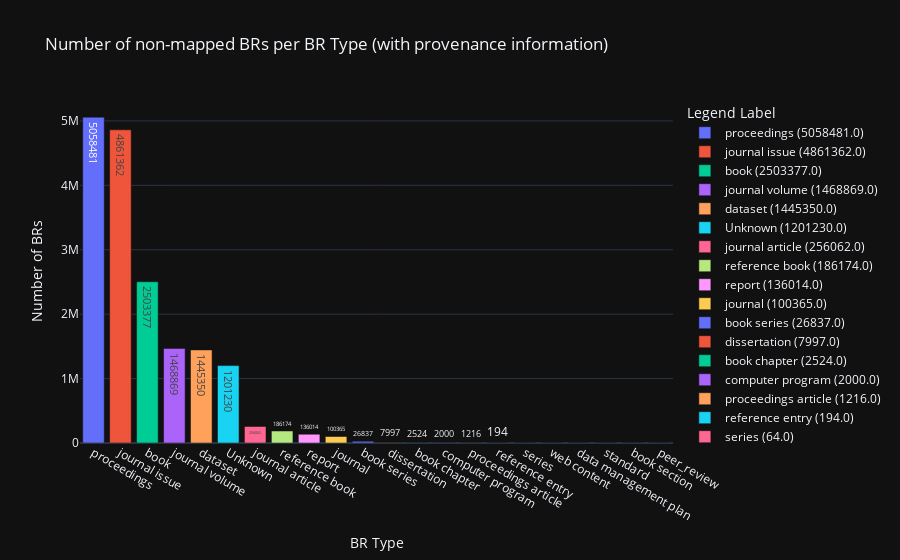

Write notebook code for a chart like this one.
### Code cell
import plotly.express as px
import pandas as pd
import chart_studio.plotly as csp



# Create a DataFrame to make it easier to work with the data
df = pd.DataFrame(sorted_res).T  # Transpose the DataFrame to have 'br types' as columns

# Sum the values for each 'br type'
df['Number of BRs'] = df.sum(axis=1)

# Reset the index to have 'br types' as a regular column
df.reset_index(inplace=True)
df.rename(columns={'index': 'BR Type'}, inplace=True)
df['BR Type'].replace('', 'Unknown', inplace=True)  # Replace empty type string with 'Unknown'

# Create a new column for the legend labels
df['Legend Label'] = df['BR Type'] + ' (' + df['Number of BRs'].astype(str) + ')'


# Create the bar chart
fig = px.bar(df, x='BR Type', y='Number of BRs', text='Number of BRs', color='Legend Label',
             labels={'Number of BRs': 'Number of BRs'},
             title='Number of non-mapped BRs per BR Type (with provenance information)',
             hover_name='Legend Label',
             # hover_data=df[df.columns[1:13]].fillna('0'),
             custom_data=df[df.columns[1:13]].fillna('0')
             )

# Customize the layout
fig.update_layout(xaxis_title='BR Type', yaxis_title='Number of BRs')

# display hover info for the sum of values in nested dictionaries

hover_template = '<b>%{hovertext}</b><br><br>' + \
                 'Number of BRs: %{y}<br><br>' + \
                 '<b>Provenance Data</b><br>' + \
                 'Crossref: %{customdata[0]}<br>' + \
                 'Zenodo: %{customdata[1]}<br>' + \
                 'Pubmed: %{customdata[2]}<br>' + \
                 'Zenodo + Crossref: %{customdata[3]}<br>' + \
                 'Datacite + Crossref: %{customdata[4]}<br>' + \
                 'Zenodo + Pubmed: %{customdata[5]}<br>' + \
                 'Pubmed + Crossref: %{customdata[6]}<br>' + \
                 'Zenodo + Crossref + PubMed: %{customdata[7]}<br>' + \
                    'Datacite: %{customdata[8]}<br>' + \
                    'Crossref + Zenodo + Datacite: %{customdata[9]}<br>' + \
                    'Datacite + Zenodo: %{customdata[10]}<br>' + \
                    'Zenodo + Datacite + PubMed: %{customdata[11]}<br>'

fig.update_traces(hovertemplate=hover_template)




fig.show()
csp.plot(fig, filename='non_mapped_brs_provenance', auto_open=False, sharing='public')#, fileopt='new')

### Figure 1 — Plotly figure (JSON) as saved in the notebook; plotly's stock layout.template omitted (floating-point values rounded to 4 significant figures)
{"data": [{"alignmentgroup": "True", "customdata": [[5046000.0, 11490.0, 786.0, 17.0, 1.0, null, null, null, null, null, null, null]], "hovertemplate": "<b>%{hovertext}</b><br><br>Number of BRs: %{y}<br><br><b>Provenance Data</b><br>Crossref: %{customdata[0]}<br>Zenodo: %{customdata[1]}<br>Pubmed: %{customdata[2]}<br>Zenodo + Crossref: %{customdata[3]}<br>Datacite + Crossref: %{customdata[4]}<br>Zenodo + Pubmed: %{customdata[5]}<br>Pubmed + Crossref: %{customdata[6]}<br>Zenodo + Crossref + PubMed: %{customdata[7]}<br>Datacite: %{customdata[8]}<br>Crossref + Zenodo + Datacite: %{customdata[9]}<br>Datacite + Zenodo: %{customdata[10]}<br>Zenodo + Datacite + PubMed: %{customdata[11]}<br>", "hovertext": ["proceedings (5058481.0)"], "legendgroup": "proceedings (5058481.0)", "marker": {"color": "#636efa", "pattern": {"shape": ""}}, "name": "proceedings (5058481.0)", "offsetgroup": "proceedings (5058481.0)", "orientation": "v", "showlegend": true, "text": [5058000.0], "textposition": "auto", "x": ["proceedings"], "xaxis": "x", "y": [5058000.0], "yaxis": "y", "type": "bar"}, {"alignmentgroup": "True", "customdata": [[4748000.0, 1075.0, 102100.0, 2867.0, 480.0, 3847.0, 3425.0, 25.0, 2.0, null, null, null]], "hovertemplate": "<b>%{hovertext}</b><br><br>Number of BRs: %{y}<br><br><b>Provenance Data</b><br>Crossref: %{customdata[0]}<br>Zenodo: %{customdata[1]}<br>Pubmed: %{customdata[2]}<br>Zenodo + Crossref: %{customdata[3]}<br>Datacite + Crossref: %{customdata[4]}<br>Zenodo + Pubmed: %{customdata[5]}<br>Pubmed + Crossref: %{customdata[6]}<br>Zenodo + Crossref + PubMed: %{customdata[7]}<br>Datacite: %{customdata[8]}<br>Crossref + Zenodo + Datacite: %{customdata[9]}<br>Datacite + Zenodo: %{customdata[10]}<br>Zenodo + Datacite + PubMed: %{customdata[11]}<br>", "hovertext": ["journal issue (4861362.0)"], "legendgroup": "journal issue (4861362.0)", "marker": {"color": "#EF553B", "pattern": {"shape": ""}}, "name": "journal issue (4861362.0)", "offsetgroup": "journal issue (4861362.0)", "orientation": "v", "showlegend": true, "text": [4861000.0], "textposition": "auto", "x": ["journal issue"], "xaxis": "x", "y": [4861000.0], "yaxis": "y", "type": "bar"}, {"alignmentgroup": "True", "customdata": [[2498000.0, 1247.0, 3757.0, 2.0, 29.0, null, null, null, 300.0, null, null, null]], "hovertemplate": "<b>%{hovertext}</b><br><br>Number of BRs: %{y}<br><br><b>Provenance Data</b><br>Crossref: %{customdata[0]}<br>Zenodo: %{customdata[1]}<br>Pubmed: %{customdata[2]}<br>Zenodo + Crossref: %{customdata[3]}<br>Datacite + Crossref: %{customdata[4]}<br>Zenodo + Pubmed: %{customdata[5]}<br>Pubmed + Crossref: %{customdata[6]}<br>Zenodo + Crossref + PubMed: %{customdata[7]}<br>Datacite: %{customdata[8]}<br>Crossref + Zenodo + Datacite: %{customdata[9]}<br>Datacite + Zenodo: %{customdata[10]}<br>Zenodo + Datacite + PubMed: %{customdata[11]}<br>", "hovertext": ["book (2503377.0)"], "legendgroup": "book (2503377.0)", "marker": {"color": "#00cc96", "pattern": {"shape": ""}}, "name": "book (2503377.0)", "offsetgroup": "book (2503377.0)", "orientation": "v", "showlegend": true, "text": [2503000.0], "textposition": "auto", "x": ["book"], "xaxis": "x", "y": [2503000.0], "yaxis": "y", "type": "bar"}, {"alignmentgroup": "True", "customdata": [[1441000.0, null, 22600.0, 1730.0, 436.0, 910.0, 2125.0, 27.0, 1.0, 1.0, null, null]], "hovertemplate": "<b>%{hovertext}</b><br><br>Number of BRs: %{y}<br><br><b>Provenance Data</b><br>Crossref: %{customdata[0]}<br>Zenodo: %{customdata[1]}<br>Pubmed: %{customdata[2]}<br>Zenodo + Crossref: %{customdata[3]}<br>Datacite + Crossref: %{customdata[4]}<br>Zenodo + Pubmed: %{customdata[5]}<br>Pubmed + Crossref: %{customdata[6]}<br>Zenodo + Crossref + PubMed: %{customdata[7]}<br>Datacite: %{customdata[8]}<br>Crossref + Zenodo + Datacite: %{customdata[9]}<br>Datacite + Zenodo: %{customdata[10]}<br>Zenodo + Datacite + PubMed: %{customdata[11]}<br>", "hovertext": ["journal volume (1468869.0)"], "legendgroup": "journal volume (1468869.0)", "marker": {"color": "#ab63fa", "pattern": {"shape": ""}}, "name": "journal volume (1468869.0)", "offsetgroup": "journal volume (1468869.0)", "orientation": "v", "showlegend": true, "text": [1469000.0], "textposition": "auto", "x": ["journal volume"], "xaxis": "x", "y": [1469000.0], "yaxis": "y", "type": "bar"}, {"alignmentgroup": "True", "customdata": [[55.0, 203200.0, null, 190.0, 3521.0, null, null, null, 1238000.0, 6.0, 165.0, null]], "hovertemplate": "<b>%{hovertext}</b><br><br>Number of BRs: %{y}<br><br><b>Provenance Data</b><br>Crossref: %{customdata[0]}<br>Zenodo: %{customdata[1]}<br>Pubmed: %{customdata[2]}<br>Zenodo + Crossref: %{customdata[3]}<br>Datacite + Crossref: %{customdata[4]}<br>Zenodo + Pubmed: %{customdata[5]}<br>Pubmed + Crossref: %{customdata[6]}<br>Zenodo + Crossref + PubMed: %{customdata[7]}<br>Datacite: %{customdata[8]}<br>Crossref + Zenodo + Datacite: %{customdata[9]}<br>Datacite + Zenodo: %{customdata[10]}<br>Zenodo + Datacite + PubMed: %{customdata[11]}<br>", "hovertext": ["dataset (1445350.0)"], "legendgroup": "dataset (1445350.0)", "marker": {"color": "#FFA15A", "pattern": {"shape": ""}}, "name": "dataset (1445350.0)", "offsetgroup": "dataset (1445350.0)", "orientation": "v", "showlegend": true, "text": [1445000.0], "textposition": "auto", "x": ["dataset"], "xaxis": "x", "y": [1445000.0], "yaxis": "y", "type": "bar"}, {"alignmentgroup": "True", "customdata": [[683600.0, 355100.0, 154.0, 16.0, 287.0, null, null, null, 162100.0, null, null, null]], "hovertemplate": "<b>%{hovertext}</b><br><br>Number of BRs: %{y}<br><br><b>Provenance Data</b><br>Crossref: %{customdata[0]}<br>Zenodo: %{customdata[1]}<br>Pubmed: %{customdata[2]}<br>Zenodo + Crossref: %{customdata[3]}<br>Datacite + Crossref: %{customdata[4]}<br>Zenodo + Pubmed: %{customdata[5]}<br>Pubmed + Crossref: %{customdata[6]}<br>Zenodo + Crossref + PubMed: %{customdata[7]}<br>Datacite: %{customdata[8]}<br>Crossref + Zenodo + Datacite: %{customdata[9]}<br>Datacite + Zenodo: %{customdata[10]}<br>Zenodo + Datacite + PubMed: %{customdata[11]}<br>", "hovertext": ["Unknown (1201230.0)"], "legendgroup": "Unknown (1201230.0)", "marker": {"color": "#19d3f3", "pattern": {"shape": ""}}, "name": "Unknown (1201230.0)", "offsetgroup": "Unknown (1201230.0)", "orientation": "v", "showlegend": true, "text": [1201000.0], "textposition": "auto", "x": ["Unknown"], "xaxis": "x", "y": [1201000.0], "yaxis": "y", "type": "bar"}, {"alignmentgroup": "True", "customdata": [[6775.0, 202000.0, 42100.0, 59.0, 7.0, 374.0, 3611.0, 33.0, 1076.0, null, null, null]], "hovertemplate": "<b>%{hovertext}</b><br><br>Number of BRs: %{y}<br><br><b>Provenance Data</b><br>Crossref: %{customdata[0]}<br>Zenodo: %{customdata[1]}<br>Pubmed: %{customdata[2]}<br>Zenodo + Crossref: %{customdata[3]}<br>Datacite + Crossref: %{customdata[4]}<br>Zenodo + Pubmed: %{customdata[5]}<br>Pubmed + Crossref: %{customdata[6]}<br>Zenodo + Crossref + PubMed: %{customdata[7]}<br>Datacite: %{customdata[8]}<br>Crossref + Zenodo + Datacite: %{customdata[9]}<br>Datacite + Zenodo: %{customdata[10]}<br>Zenodo + Datacite + PubMed: %{customdata[11]}<br>", "hovertext": ["journal article (256062.0)"], "legendgroup": "journal article (256062.0)", "marker": {"color": "#FF6692", "pattern": {"shape": ""}}, "name": "journal article (256062.0)", "offsetgroup": "journal article (256062.0)", "orientation": "v", "showlegend": true, "text": [256100.0], "textposition": "auto", "x": ["journal article"], "xaxis": "x", "y": [256100.0], "yaxis": "y", "type": "bar"}, {"alignmentgroup": "True", "customdata": [[186200.0, null, 1.0, null, null, null, null, null, null, null, null, null]], "hovertemplate": "<b>%{hovertext}</b><br><br>Number of BRs: %{y}<br><br><b>Provenance Data</b><br>Crossref: %{customdata[0]}<br>Zenodo: %{customdata[1]}<br>Pubmed: %{customdata[2]}<br>Zenodo + Crossref: %{customdata[3]}<br>Datacite + Crossref: %{customdata[4]}<br>Zenodo + Pubmed: %{customdata[5]}<br>Pubmed + Crossref: %{customdata[6]}<br>Zenodo + Crossref + PubMed: %{customdata[7]}<br>Datacite: %{customdata[8]}<br>Crossref + Zenodo + Datacite: %{customdata[9]}<br>Datacite + Zenodo: %{customdata[10]}<br>Zenodo + Datacite + PubMed: %{customdata[11]}<br>", "hovertext": ["reference book (186174.0)"], "legendgroup": "reference book (186174.0)", "marker": {"color": "#B6E880", "pattern": {"shape": ""}}, "name": "reference book (186174.0)", "offsetgroup": "reference book (186174.0)", "orientation": "v", "showlegend": true, "text": [186200.0], "textposition": "auto", "x": ["reference book"], "xaxis": "x", "y": [186200.0], "yaxis": "y", "type": "bar"}, {"alignmentgroup": "True", "customdata": [[30.0, 1994.0, null, null, 115.0, null, null, null, 133900.0, 3.0, 6.0, null]], "hovertemplate": "<b>%{hovertext}</b><br><br>Number of BRs: %{y}<br><br><b>Provenance Data</b><br>Crossref: %{customdata[0]}<br>Zenodo: %{customdata[1]}<br>Pubmed: %{customdata[2]}<br>Zenodo + Crossref: %{customdata[3]}<br>Datacite + Crossref: %{customdata[4]}<br>Zenodo + Pubmed: %{customdata[5]}<br>Pubmed + Crossref: %{customdata[6]}<br>Zenodo + Crossref + PubMed: %{customdata[7]}<br>Datacite: %{customdata[8]}<br>Crossref + Zenodo + Datacite: %{customdata[9]}<br>Datacite + Zenodo: %{customdata[10]}<br>Zenodo + Datacite + PubMed: %{customdata[11]}<br>", "hovertext": ["report (136014.0)"], "legendgroup": "report (136014.0)", "marker": {"color": "#FF97FF", "pattern": {"shape": ""}}, "name": "report (136014.0)", "offsetgroup": "report (136014.0)", "orientation": "v", "showlegend": true, "text": [136000.0], "textposition": "auto", "x": ["report"], "xaxis": "x", "y": [136000.0], "yaxis": "y", "type": "bar"}, {"alignmentgroup": "True", "customdata": [[58650.0, 19.0, 41640.0, 5.0, 1.0, 38.0, 6.0, null, 7.0, null, null, null]], "hovertemplate": "<b>%{hovertext}</b><br><br>Number of BRs: %{y}<br><br><b>Provenance Data</b><br>Crossref: %{customdata[0]}<br>Zenodo: %{customdata[1]}<br>Pubmed: %{customdata[2]}<br>Zenodo + Crossref: %{customdata[3]}<br>Datacite + Crossref: %{customdata[4]}<br>Zenodo + Pubmed: %{customdata[5]}<br>Pubmed + Crossref: %{customdata[6]}<br>Zenodo + Crossref + PubMed: %{customdata[7]}<br>Datacite: %{customdata[8]}<br>Crossref + Zenodo + Datacite: %{customdata[9]}<br>Datacite + Zenodo: %{customdata[10]}<br>Zenodo + Datacite + PubMed: %{customdata[11]}<br>", "hovertext": ["journal (100365.0)"], "legendgroup": "journal (100365.0)", "marker": {"color": "#FECB52", "pattern": {"shape": ""}}, "name": "journal (100365.0)", "offsetgroup": "journal (100365.0)", "orientation": "v", "showlegend": true, "text": [100400.0], "textposition": "auto", "x": ["journal"], "xaxis": "x", "y": [100400.0], "yaxis": "y", "type": "bar"}, {"alignmentgroup": "True", "customdata": [[26830.0, null, 2.0, null, null, null, null, null, 1.0, null, null, null]], "hovertemplate": "<b>%{hovertext}</b><br><br>Number of BRs: %{y}<br><br><b>Provenance Data</b><br>Crossref: %{customdata[0]}<br>Zenodo: %{customdata[1]}<br>Pubmed: %{customdata[2]}<br>Zenodo + Crossref: %{customdata[3]}<br>Datacite + Crossref: %{customdata[4]}<br>Zenodo + Pubmed: %{customdata[5]}<br>Pubmed + Crossref: %{customdata[6]}<br>Zenodo + Crossref + PubMed: %{customdata[7]}<br>Datacite: %{customdata[8]}<br>Crossref + Zenodo + Datacite: %{customdata[9]}<br>Datacite + Zenodo: %{customdata[10]}<br>Zenodo + Datacite + PubMed: %{customdata[11]}<br>", "hovertext": ["book series (26837.0)"], "legendgroup": "book series (26837.0)", "marker": {"color": "#636efa", "pattern": {"shape": ""}}, "name": "book series (26837.0)", "offsetgroup": "book series (26837.0)", "orientation": "v", "showlegend": true, "text": [26840.0], "textposition": "auto", "x": ["book series"], "xaxis": "x", "y": [26840.0], "yaxis": "y", "type": "bar"}, {"alignmentgroup": "True", "customdata": [[6.0, 7983.0, null, 5.0, null, null, null, null, 3.0, null, null, null]], "hovertemplate": "<b>%{hovertext}</b><br><br>Number of BRs: %{y}<br><br><b>Provenance Data</b><br>Crossref: %{customdata[0]}<br>Zenodo: %{customdata[1]}<br>Pubmed: %{customdata[2]}<br>Zenodo + Crossref: %{customdata[3]}<br>Datacite + Crossref: %{customdata[4]}<br>Zenodo + Pubmed: %{customdata[5]}<br>Pubmed + Crossref: %{customdata[6]}<br>Zenodo + Crossref + PubMed: %{customdata[7]}<br>Datacite: %{customdata[8]}<br>Crossref + Zenodo + Datacite: %{customdata[9]}<br>Datacite + Zenodo: %{customdata[10]}<br>Zenodo + Datacite + PubMed: %{customdata[11]}<br>", "hovertext": ["dissertation (7997.0)"], "legendgroup": "dissertation (7997.0)", "marker": {"color": "#EF553B", "pattern": {"shape": ""}}, "name": "dissertation (7997.0)", "offsetgroup": "dissertation (7997.0)", "orientation": "v", "showlegend": true, "text": [7997.0], "textposition": "auto", "x": ["dissertation"], "xaxis": "x", "y": [7997.0], "yaxis": "y", "type": "bar"}, {"alignmentgroup": "True", "customdata": [[1656.0, 691.0, null, null, null, null, 15.0, null, 162.0, null, null, null]], "hovertemplate": "<b>%{hovertext}</b><br><br>Number of BRs: %{y}<br><br><b>Provenance Data</b><br>Crossref: %{customdata[0]}<br>Zenodo: %{customdata[1]}<br>Pubmed: %{customdata[2]}<br>Zenodo + Crossref: %{customdata[3]}<br>Datacite + Crossref: %{customdata[4]}<br>Zenodo + Pubmed: %{customdata[5]}<br>Pubmed + Crossref: %{customdata[6]}<br>Zenodo + Crossref + PubMed: %{customdata[7]}<br>Datacite: %{customdata[8]}<br>Crossref + Zenodo + Datacite: %{customdata[9]}<br>Datacite + Zenodo: %{customdata[10]}<br>Zenodo + Datacite + PubMed: %{customdata[11]}<br>", "hovertext": ["book chapter (2524.0)"], "legendgroup": "book chapter (2524.0)", "marker": {"color": "#00cc96", "pattern": {"shape": ""}}, "name": "book chapter (2524.0)", "offsetgroup": "book chapter (2524.0)", "orientation": "v", "showlegend": true, "text": [2524.0], "textposition": "auto", "x": ["book chapter"], "xaxis": "x", "y": [2524.0], "yaxis": "y", "type": "bar"}, {"alignmentgroup": "True", "customdata": [[null, 1992.0, null, 5.0, null, null, null, null, null, null, 3.0, null]], "hovertemplate": "<b>%{hovertext}</b><br><br>Number of BRs: %{y}<br><br><b>Provenance Data</b><br>Crossref: %{customdata[0]}<br>Zenodo: %{customdata[1]}<br>Pubmed: %{customdata[2]}<br>Zenodo + Crossref: %{customdata[3]}<br>Datacite + Crossref: %{customdata[4]}<br>Zenodo + Pubmed: %{customdata[5]}<br>Pubmed + Crossref: %{customdata[6]}<br>Zenodo + Crossref + PubMed: %{customdata[7]}<br>Datacite: %{customdata[8]}<br>Crossref + Zenodo + Datacite: %{customdata[9]}<br>Datacite + Zenodo: %{customdata[10]}<br>Zenodo + Datacite + PubMed: %{customdata[11]}<br>", "hovertext": ["computer program (2000.0)"], "legendgroup": "computer program (2000.0)", "marker": {"color": "#ab63fa", "pattern": {"shape": ""}}, "name": "computer program (2000.0)", "offsetgroup": "computer program (2000.0)", "orientation": "v", "showlegend": true, "text": [2000.0], "textposition": "auto", "x": ["computer program"], "xaxis": "x", "y": [2000.0], "yaxis": "y", "type": "bar"}, {"alignmentgroup": "True", "customdata": [[1210.0, null, null, null, null, null, null, null, 6.0, null, null, null]], "hovertemplate": "<b>%{hovertext}</b><br><br>Number of BRs: %{y}<br><br><b>Provenance Data</b><br>Crossref: %{customdata[0]}<br>Zenodo: %{customdata[1]}<br>Pubmed: %{customdata[2]}<br>Zenodo + Crossref: %{customdata[3]}<br>Datacite + Crossref: %{customdata[4]}<br>Zenodo + Pubmed: %{customdata[5]}<br>Pubmed + Crossref: %{customdata[6]}<br>Zenodo + Crossref + PubMed: %{customdata[7]}<br>Datacite: %{customdata[8]}<br>Crossref + Zenodo + Datacite: %{customdata[9]}<br>Datacite + Zenodo: %{customdata[10]}<br>Zenodo + Datacite + PubMed: %{customdata[11]}<br>", "hovertext": ["proceedings article (1216.0)"], "legendgroup": "proceedings article (1216.0)", "marker": {"color": "#FFA15A", "pattern": {"shape": ""}}, "name": "proceedings article (1216.0)", "offsetgroup": "proceedings article (1216.0)", "orientation": "v", "showlegend": true, "text": [1216.0], "textposition": "auto", "x": ["proceedings article"], "xaxis": "x", "y": [1216.0], "yaxis": "y", "type": "bar"}, {"alignmentgroup": "True", "customdata": [[192.0, null, null, null, null, null, 2.0, null, null, null, null, null]], "hovertemplate": "<b>%{hovertext}</b><br><br>Number of BRs: %{y}<br><br><b>Provenance Data</b><br>Crossref: %{customdata[0]}<br>Zenodo: %{customdata[1]}<br>Pubmed: %{customdata[2]}<br>Zenodo + Crossref: %{customdata[3]}<br>Datacite + Crossref: %{customdata[4]}<br>Zenodo + Pubmed: %{customdata[5]}<br>Pubmed + Crossref: %{customdata[6]}<br>Zenodo + Crossref + PubMed: %{customdata[7]}<br>Datacite: %{customdata[8]}<br>Crossref + Zenodo + Datacite: %{customdata[9]}<br>Datacite + Zenodo: %{customdata[10]}<br>Zenodo + Datacite + PubMed: %{customdata[11]}<br>", "hovertext": ["reference entry (194.0)"], "legendgroup": "reference entry (194.0)", "marker": {"color": "#19d3f3", "pattern": {"shape": ""}}, "name": "reference entry (194.0)", "offsetgroup": "reference entry (194.0)", "orientation": "v", "showlegend": true, "text": [194.0], "textposition": "auto", "x": ["reference entry"], "xaxis": "x", "y": [194.0], "yaxis": "y", "type": "bar"}, {"alignmentgroup": "True", "customdata": [[28.0, null, 16.0, null, null, null, null, null, 19.0, null, null, 1.0]], "hovertemplate": "<b>%{hovertext}</b><br><br>Number of BRs: %{y}<br><br><b>Provenance Data</b><br>Crossref: %{customdata[0]}<br>Zenodo: %{customdata[1]}<br>Pubmed: %{customdata[2]}<br>Zenodo + Crossref: %{customdata[3]}<br>Datacite + Crossref: %{customdata[4]}<br>Zenodo + Pubmed: %{customdata[5]}<br>Pubmed + Crossref: %{customdata[6]}<br>Zenodo + Crossref + PubMed: %{customdata[7]}<br>Datacite: %{customdata[8]}<br>Crossref + Zenodo + Datacite: %{customdata[9]}<br>Datacite + Zenodo: %{customdata[10]}<br>Zenodo + Datacite + PubMed: %{customdata[11]}<br>", "hovertext": ["series (64.0)"], "legendgroup": "series (64.0)", "marker": {"color": "#FF6692", "pattern": {"shape": ""}}, "name": "series (64.0)", "offsetgroup": "series (64.0)", "orientation": "v", "showlegend": true, "text": [64.0], "textposition": "auto", "x": ["series"], "xaxis": "x", "y": [64.0], "yaxis": "y", "type": "bar"}, {"alignmentgroup": "True", "customdata": [[56.0, null, null, null, null, null, null, null, null, null, null, null]], "hovertemplate": "<b>%{hovertext}</b><br><br>Number of BRs: %{y}<br><br><b>Provenance Data</b><br>Crossref: %{customdata[0]}<br>Zenodo: %{customdata[1]}<br>Pubmed: %{customdata[2]}<br>Zenodo + Crossref: %{customdata[3]}<br>Datacite + Crossref: %{customdata[4]}<br>Zenodo + Pubmed: %{customdata[5]}<br>Pubmed + Crossref: %{customdata[6]}<br>Zenodo + Crossref + PubMed: %{customdata[7]}<br>Datacite: %{customdata[8]}<br>Crossref + Zenodo + Datacite: %{customdata[9]}<br>Datacite + Zenodo: %{customdata[10]}<br>Zenodo + Datacite + PubMed: %{customdata[11]}<br>", "hovertext": ["web content (56.0)"], "legendgroup": "web content (56.0)", "marker": {"color": "#B6E880", "pattern": {"shape": ""}}, "name": "web content (56.0)", "offsetgroup": "web content (56.0)", "orientation": "v", "showlegend": true, "text": [56.0], "textposition": "auto", "x": ["web content"], "xaxis": "x", "y": [56.0], "yaxis": "y", "type": "bar"}, {"alignmentgroup": "True", "customdata": [[null, 4.0, null, null, null, null, null, null, null, null, null, null]], "hovertemplate": "<b>%{hovertext}</b><br><br>Number of BRs: %{y}<br><br><b>Provenance Data</b><br>Crossref: %{customdata[0]}<br>Zenodo: %{customdata[1]}<br>Pubmed: %{customdata[2]}<br>Zenodo + Crossref: %{customdata[3]}<br>Datacite + Crossref: %{customdata[4]}<br>Zenodo + Pubmed: %{customdata[5]}<br>Pubmed + Crossref: %{customdata[6]}<br>Zenodo + Crossref + PubMed: %{customdata[7]}<br>Datacite: %{customdata[8]}<br>Crossref + Zenodo + Datacite: %{customdata[9]}<br>Datacite + Zenodo: %{customdata[10]}<br>Zenodo + Datacite + PubMed: %{customdata[11]}<br>", "hovertext": ["data management plan (4.0)"], "legendgroup": "data management plan (4.0)", "marker": {"color": "#FF97FF", "pattern": {"shape": ""}}, "name": "data management plan (4.0)", "offsetgroup": "data management plan (4.0)", "orientation": "v", "showlegend": true, "text": [4.0], "textposition": "auto", "x": ["data management plan"], "xaxis": "x", "y": [4.0], "yaxis": "y", "type": "bar"}, {"alignmentgroup": "True", "customdata": [[4.0, null, null, null, null, null, null, null, null, null, null, null]], "hovertemplate": "<b>%{hovertext}</b><br><br>Number of BRs: %{y}<br><br><b>Provenance Data</b><br>Crossref: %{customdata[0]}<br>Zenodo: %{customdata[1]}<br>Pubmed: %{customdata[2]}<br>Zenodo + Crossref: %{customdata[3]}<br>Datacite + Crossref: %{customdata[4]}<br>Zenodo + Pubmed: %{customdata[5]}<br>Pubmed + Crossref: %{customdata[6]}<br>Zenodo + Crossref + PubMed: %{customdata[7]}<br>Datacite: %{customdata[8]}<br>Crossref + Zenodo + Datacite: %{customdata[9]}<br>Datacite + Zenodo: %{customdata[10]}<br>Zenodo + Datacite + PubMed: %{customdata[11]}<br>", "hovertext": ["standard (4.0)"], "legendgroup": "standard (4.0)", "marker": {"color": "#FECB52", "pattern": {"shape": ""}}, "name": "standard (4.0)", "offsetgroup": "standard (4.0)", "orientation": "v", "showlegend": true, "text": [4.0], "textposition": "auto", "x": ["standard"], "xaxis": "x", "y": [4.0], "yaxis": "y", "type": "bar"}, {"alignmentgroup": "True", "customdata": [[3.0, null, null, null, null, null, null, null, null, null, null, null]], "hovertemplate": "<b>%{hovertext}</b><br><br>Number of BRs: %{y}<br><br><b>Provenance Data</b><br>Crossref: %{customdata[0]}<br>Zenodo: %{customdata[1]}<br>Pubmed: %{customdata[2]}<br>Zenodo + Crossref: %{customdata[3]}<br>Datacite + Crossref: %{customdata[4]}<br>Zenodo + Pubmed: %{customdata[5]}<br>Pubmed + Crossref: %{customdata[6]}<br>Zenodo + Crossref + PubMed: %{customdata[7]}<br>Datacite: %{customdata[8]}<br>Crossref + Zenodo + Datacite: %{customdata[9]}<br>Datacite + Zenodo: %{customdata[10]}<br>Zenodo + Datacite + PubMed: %{customdata[11]}<br>", "hovertext": ["book section (3.0)"], "legendgroup": "book section (3.0)", "marker": {"color": "#636efa", "pattern": {"shape": ""}}, "name": "book section (3.0)", "offsetgroup": "book section (3.0)", "orientation": "v", "showlegend": true, "text": [3.0], "textposition": "auto", "x": ["book section"], "xaxis": "x", "y": [3.0], "yaxis": "y", "type": "bar"}, {"alignmentgroup": "True", "customdata": [[3.0, null, null, null, null, null, null, null, null, null, null, null]], "hovertemplate": "<b>%{hovertext}</b><br><br>Number of BRs: %{y}<br><br><b>Provenance Data</b><br>Crossref: %{customdata[0]}<br>Zenodo: %{customdata[1]}<br>Pubmed: %{customdata[2]}<br>Zenodo + Crossref: %{customdata[3]}<br>Datacite + Crossref: %{customdata[4]}<br>Zenodo + Pubmed: %{customdata[5]}<br>Pubmed + Crossref: %{customdata[6]}<br>Zenodo + Crossref + PubMed: %{customdata[7]}<br>Datacite: %{customdata[8]}<br>Crossref + Zenodo + Datacite: %{customdata[9]}<br>Datacite + Zenodo: %{customdata[10]}<br>Zenodo + Datacite + PubMed: %{customdata[11]}<br>", "hovertext": ["peer_review (3.0)"], "legendgroup": "peer_review (3.0)", "marker": {"color": "#EF553B", "pattern": {"shape": ""}}, "name": "peer_review (3.0)", "offsetgroup": "peer_review (3.0)", "orientation": "v", "showlegend": true, "text": [3.0], "textposition": "auto", "x": ["peer_review"], "xaxis": "x", "y": [3.0], "yaxis": "y", "type": "bar"}], "layout": {"xaxis": {"anchor": "y", "domain": [0.0, 1.0], "title": {"text": "BR Type"}}, "yaxis": {"anchor": "x", "domain": [0.0, 1.0], "title": {"text": "Number of BRs"}}, "legend": {"title": {"text": "Legend Label"}, "tracegroupgap": 0}, "title": {"text": "Number of non-mapped BRs per BR Type (with provenance information)"}, "barmode": "relative"}}
